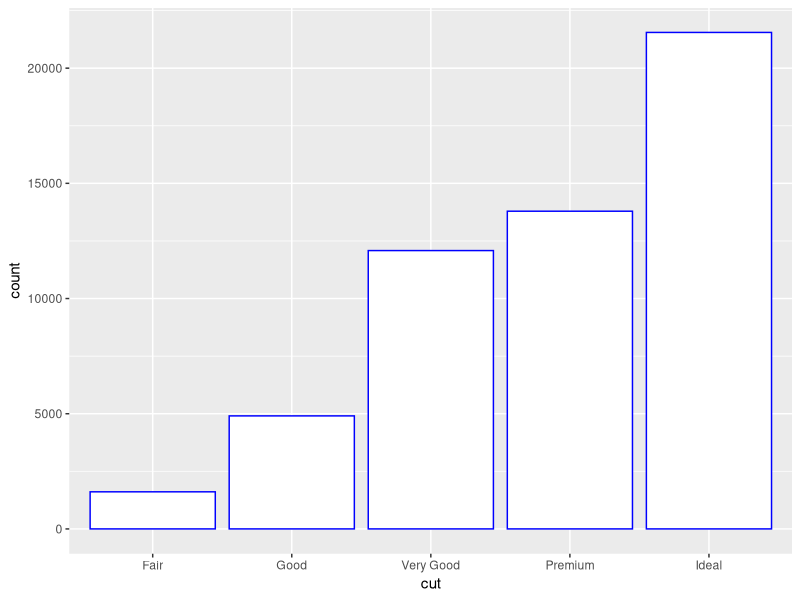
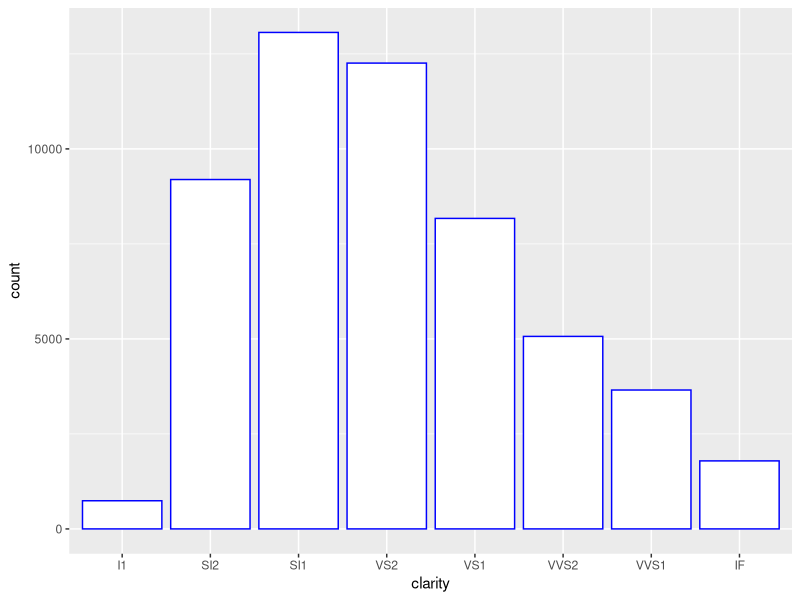
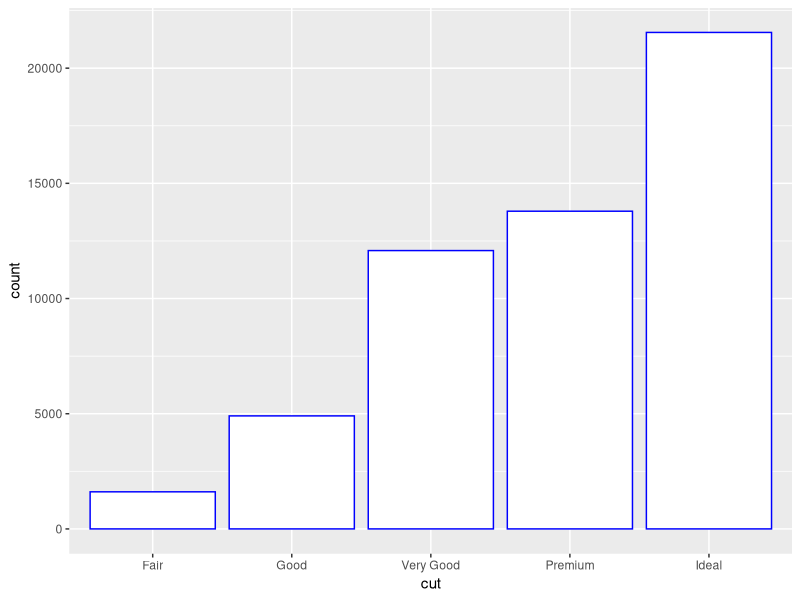
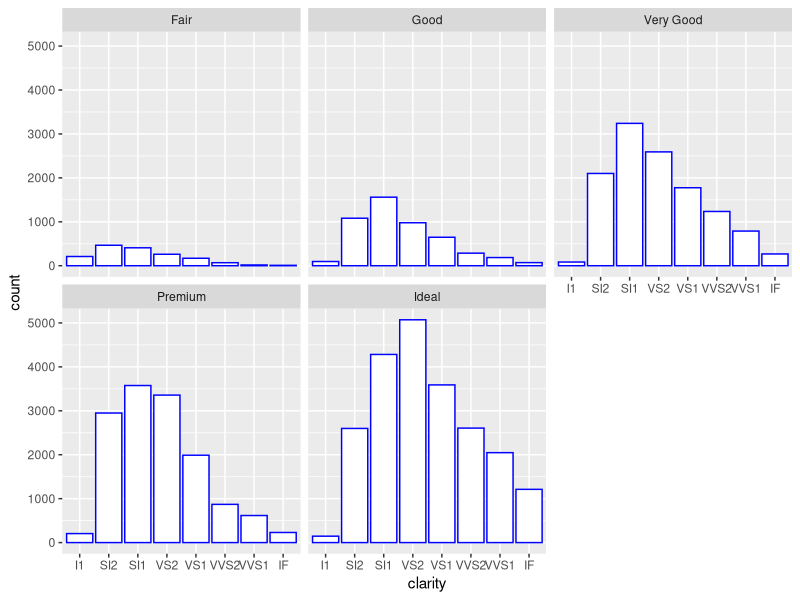
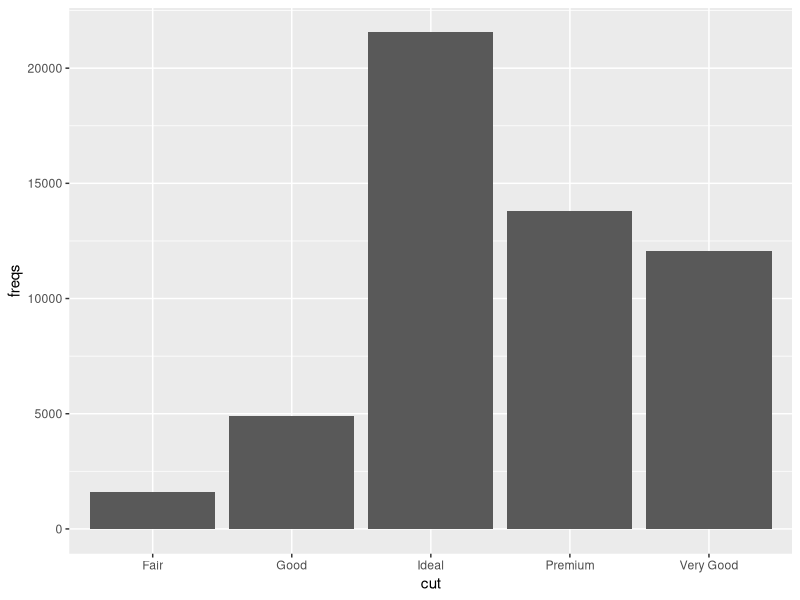
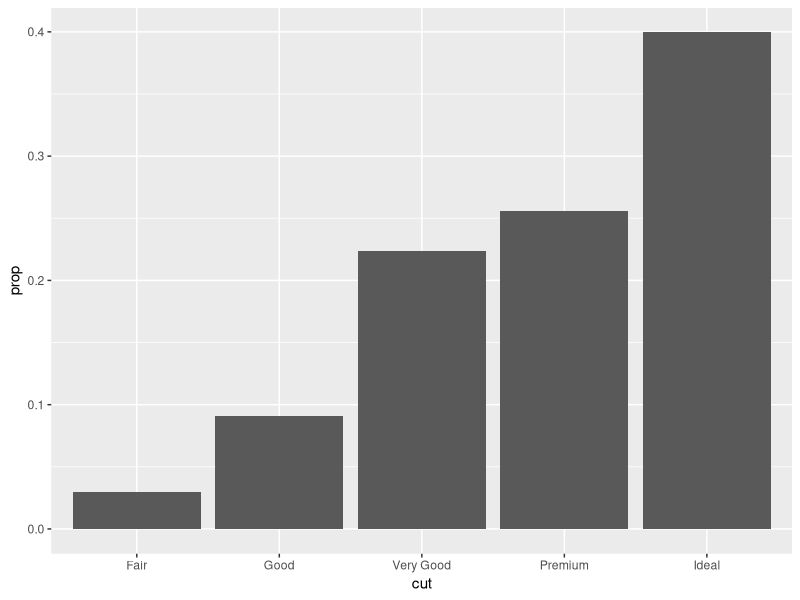
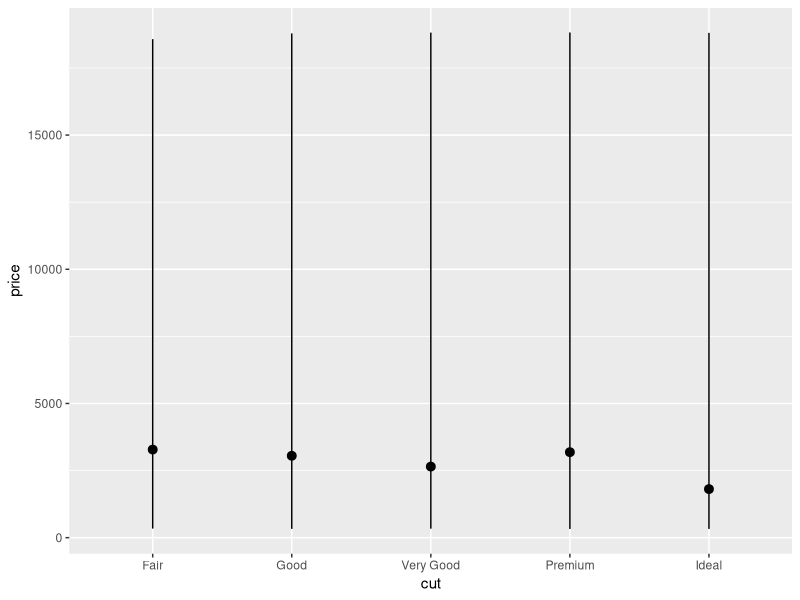

Generate these figures, in order, with R:
library(tidyverse)

diamantes <- diamonds
View(diamantes)

### TRANSFORMACIONES ESTADÍSTICAS BÁSICAS

#Geometría de barras
ggplot(data = diamantes) +
  geom_bar(mapping = aes(x = cut), color = "blue", fill ="white" )

ggplot(data = diamantes) +
  geom_bar(mapping = aes(x = clarity), color = "blue", fill ="white" )

?geom_bar

ggplot(data = diamantes) +
  stat_count(mapping = aes(x = cut), color = "blue", fill ="white" ) 

ggplot(data = diamantes) +
  stat_count(mapping = aes(x = clarity), color = "blue", fill ="white" ) +
  facet_wrap(~cut)

### CAMBIANDO LAS TRANSFORMACIONES ESTADISTICAS DE NUESTROS GRAFICOS ###

#La función tibble crea un conjunto de datos precalculado manualmente
demo_diamantes <- tribble(
  ~cut, ~freqs,
  "Fair", 1610,
  "Good", 4906,
  "Very Good", 12082,
  "Premium", 13791,
  "Ideal", 21551
)

?tribble

ggplot(data = demo_diamantes) +
  geom_bar(mapping = aes(x = cut, y = freqs), stat = "identity")

ggplot(data = diamantes) +
  geom_bar(mapping = aes(x = cut, y = ..prop.., group = 1))

ggplot(data = diamantes) +
  stat_summary(mapping = aes(x = cut, y = price),
               fun.ymin = min,
               fun.ymax = max,
               fun.y = median
               )
